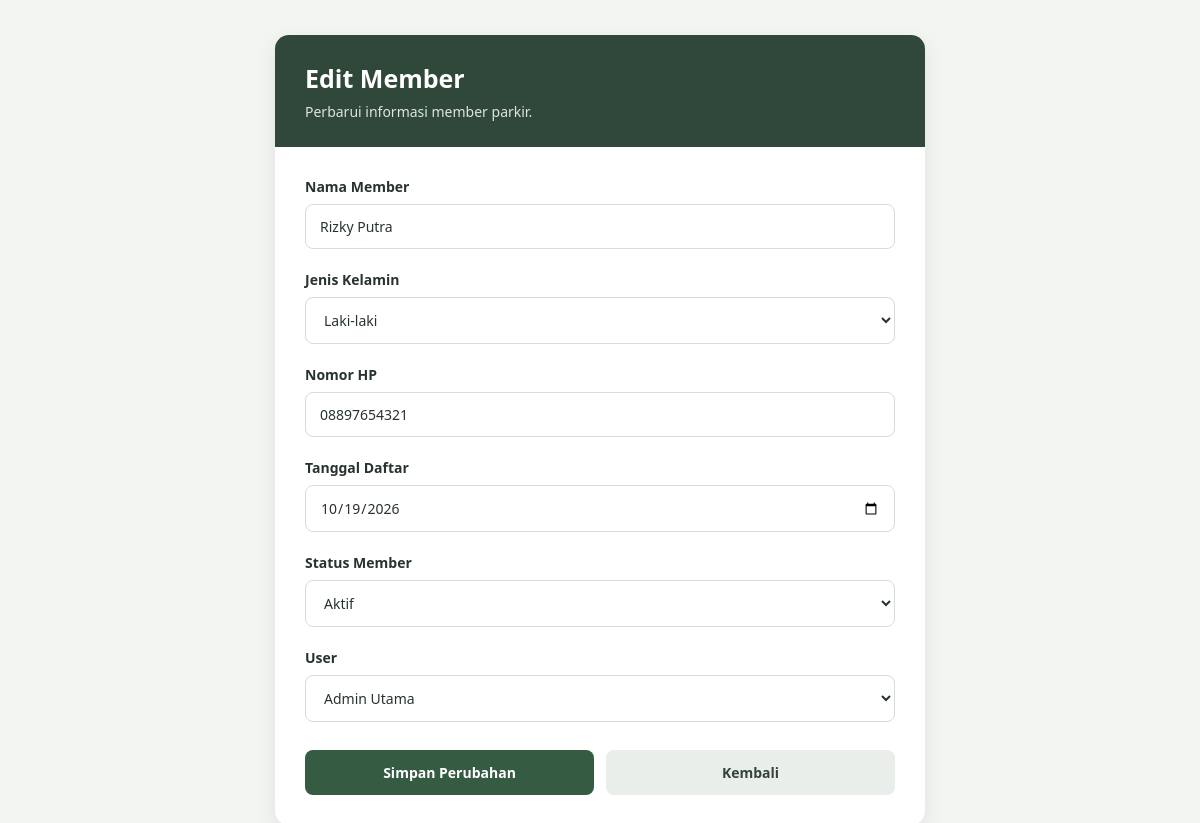
The app's page /member/edit_member.php?id=10 with its own data.
### tables this page shows
CREATE TABLE `tb_member` (
  `id_member` int(11) NOT NULL,
  `nama_member` varchar(100) NOT NULL,
  `jenis_kelamin` enum('L','P') NOT NULL,
  `no_hp` varchar(20) DEFAULT NULL,
  `tanggal_daftar` date NOT NULL,
  `status_aktif` enum('aktif','suspended') NOT NULL DEFAULT 'aktif',
  `id_user` int(11) DEFAULT NULL,
  `id_area` int(11) DEFAULT NULL
);

CREATE TABLE `tb_user` (
  `id_user` int(11) NOT NULL,
  `nama_lengkap` varchar(100) NOT NULL,
  `username` varchar(50) NOT NULL,
  `password` varchar(255) NOT NULL,
  `role` enum('admin','petugas','owner') NOT NULL,
  `status_aktif` tinyint(1) NOT NULL DEFAULT 1
);

### member/edit_member.php (the view, shortened to what this page needs)
<?php
require_once '../koneksi.php';
if (isset($_GET['id'])) {
    $id = (int) $_GET['id'];
    $stmt = mysqli_prepare(
        $koneksi,
        "SELECT * FROM tb_member WHERE id_member = ?"
    );
    mysqli_stmt_bind_param($stmt, "i", $id);
    mysqli_stmt_execute($stmt);
    $hasil = mysqli_stmt_get_result($stmt);
    $member = mysqli_fetch_assoc($hasil);
} else {
    echo "<script>
        alert('ID member tidak ditemukan!');
        window.location='tampil_member.php';
    </script>";
    exit;
}
$query_user = mysqli_query(
    $koneksi,
    "SELECT id_user, nama_lengkap FROM tb_user ORDER BY nama_lengkap ASC"
);
?>
<!DOCTYPE html>
<html lang="id">
<head>
</head>
<body>
    <div class="container">
        <div class="header">
            <h2>Edit Member</h2>
            <p>Perbarui informasi member parkir.</p>
        </div>
        <div class="form-content">
            <form action="edit_member.php?id=<?= (int) $member['id_member']; ?>" method="POST">
                <div class="form-group">
                    <label for="nama_member">Nama Member</label>
                    <input type="text" id="nama_member" name="nama_member"
                        value="<?= htmlspecialchars($member['nama_member'] ?? '', ENT_QUOTES, 'UTF-8'); ?>"
                        placeholder="Masukkan nama member" required>
                </div>
                <div class="form-group">
                    <label for="jenis_kelamin">Jenis Kelamin</label>
                    <select id="jenis_kelamin" name="jenis_kelamin" required>
                        <option value="L" <?= $member['jenis_kelamin'] == 'L' ? 'selected' : ''; ?>>
                            Laki-laki
                        </option>
                    </select>
                </div>
                <div class="form-group">
                    <label for="no_hp">Nomor HP</label>
                    <input type="text" id="no_hp" name="no_hp"
                        value="<?= htmlspecialchars($member['no_hp'] ?? '', ENT_QUOTES, 'UTF-8'); ?>"
                        placeholder="Masukkan nomor HP">
                </div>
                <div class="form-group">
                    <label for="tanggal_daftar">Tanggal Daftar</label>
                    <input type="date" id="tanggal_daftar" name="tanggal_daftar"
                        value="<?= htmlspecialchars($member['tanggal_daftar'] ?? '', ENT_QUOTES, 'UTF-8'); ?>" required>
                </div>
                <div class="form-group">
                    <label for="status_aktif">Status Member</label>
                    <select id="status_aktif" name="status_aktif" required>
                        <option value="aktif" <?= $member['status_aktif'] == 'aktif' ? 'selected' : ''; ?>>
                            Aktif
                        </option>
                    </select>
                </div>
                <div class="form-group">
                    <label for="id_user">User</label>
                    <select id="id_user" name="id_user">
                        <?php while ($user = mysqli_fetch_assoc($query_user)) { ?>
                            <option value="<?= (int) $user['id_user']; ?>" <?= (string) $member['id_user'] === (string) $user['id_user'] ? 'selected' : ''; ?>>
                                <?= htmlspecialchars($user['nama_lengkap'], ENT_QUOTES, 'UTF-8'); ?>
                            </option>
                        <?php } ?>
                    </select>
                </div>
                <div class="button-group">
                    <button type="submit" class="btn btn-save">
                        Simpan Perubahan
                    </button>
                    <a href="tampil_member.php" class="btn btn-back">
                        Kembali
                    </a>
                </div>
            </form>
        </div>
    </div>
</body>
</html>

### member/edit_member.php (style rules this page uses)
* { margin: 0; padding: 0; box-sizing: border-box; font-family: 'Segoe UI', Arial, sans-serif; }
body { min-height: 100vh; background: #f3f5f3; color: #29332d; padding: 35px 18px; }
.container { max-width: 650px; margin: 0 auto; background: #ffffff; border-radius: 14px; overflow: hidden; box-shadow: 0 8px 25px rgba(0, 0, 0, 0.08); }
.header { background: #30483a; color: #ffffff; padding: 26px 30px; }
.header h2 { font-size: 25px; margin-bottom: 7px; }
.header p { color: #dce6df; font-size: 14px; }
.form-content { padding: 30px; }
.form-group { margin-bottom: 21px; }
label { display: block; margin-bottom: 8px; font-size: 14px; font-weight: 600; }
input, select { width: 100%; padding: 12px 14px; border: 1px solid #d4ddd6; border-radius: 8px; background: #ffffff; color: #29332d; font-size: 14px; outline: none; transition: 0.2s; }
.button-group { display: flex; gap: 12px; margin-top: 28px; }
.btn { flex: 1; display: inline-block; padding: 13px 16px; border: none; border-radius: 8px; text-align: center; text-decoration: none; font-size: 14px; font-weight: 600; cursor: pointer; transition: 0.2s; }
.btn-save { background: #365b43; color: #ffffff; }
.btn-back { background: #e9eeea; color: #34443a; }

### records on screen
tb_member: nama_member "Rizky Putra", jenis_kelamin "Laki-laki", no_hp "08897654321", tanggal_daftar "10/19/2026", status_aktif "Aktif", id_user "Admin Utama"
